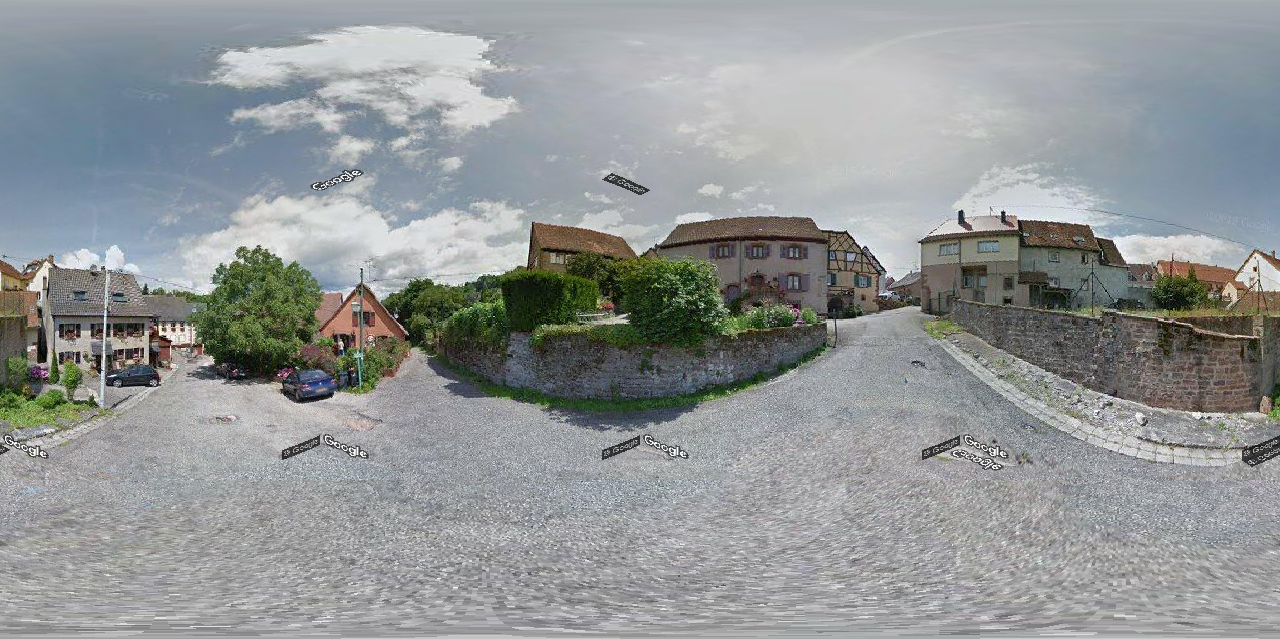
#> input picture street-view-panorama-download/full_pano_39v1DnKe-Et6Cm5wJNJCvQ.png, 1280 x 640 px, given in place of QNXSaUj_dvfjQa6_PsZrTw_0x0.jpg, which was not available
$ jupyter execute --allow-errors demo.ipynb   (shell and % lines are left out)   (text cells are left out)
#> lines starting #> are read from the running program, lines starting #| are printed output that depends on the picture
### street-view-panorama-download/streetview.py
# -*- coding: utf-8 -*-
"""
Original code is from https://github.com/robolyst/streetview


"""

import re
from datetime import datetime
import requests
import time
import shutil
import itertools
from PIL import Image
from io import BytesIO
import os
import numpy as np

from skimage import io
from scipy.interpolate import griddata

def _panoids_url(lat, lon):
    """
    Builds the URL of the script on Google's servers that returns the closest
    panoramas (ids) to a give GPS coordinate.
    """
    url = "https://maps.googleapis.com/maps/api/js/GeoPhotoService.SingleImageSearch?pb=!1m5!1sapiv3!5sUS!11m2!1m1!1b0!2m4!1m2!3d{0:}!4d{1:}!2d50!3m10!2m2!1sen!2sGB!9m1!1e2!11m4!1m3!1e2!2b1!3e2!4m10!1e1!1e2!1e3!1e4!1e8!1e6!5m1!1e2!6m1!1e2&callback=_xdc_._v2mub5"
    return url.format(lat, lon)


def _panoids_data(lat, lon, proxies=None):
    """
    Gets the response of the script on Google's servers that returns the
    closest panoramas (ids) to a give GPS coordinate.
    """
    url = _panoids_url(lat, lon)
    return requests.get(url, proxies=None)


def panoids(lat, lon, closest=False, disp=False, proxies=None):
    """
    Gets the closest panoramas (ids) to the GPS coordinates.
    If the 'closest' boolean parameter is set to true, only the closest panorama
    will be gotten (at all the available dates)
    """

    resp = _panoids_data(lat, lon)

    # Get all the panorama ids and coordinates
    # I think the latest panorama should be the first one. And the previous
    # successive ones ought to be in reverse order from bottom to top. The final
    # images don't seem to correspond to a particular year. So if there is one
    # image per year I expect them to be orded like:
    # 2015
    # XXXX
    # XXXX
    # 2012
    # 2013
    # 2014

    pans = re.findall('\[[0-9]+,"(.+?)"\].+?\[\[null,null,(-?[0-9]+.[0-9]+),(-?[0-9]+.[0-9]+)', resp.text)
    pans = [{
        "panoid": p[0],
        "lat": float(p[1]),
        "lon": float(p[2])} for p in pans]  # Convert to floats

    # Remove duplicate panoramas
    pans = [p for i, p in enumerate(pans) if p not in pans[:i]]

    if disp:
        for pan in pans:
            print(pan)

    # Get all the dates
    # The dates seem to be at the end of the file. They have a strange format but
    # are in the same order as the panoids except that the latest date is last
    # instead of first.
    dates = re.findall('([0-9]?[0-9]?[0-9])?,?\[(20[0-9][0-9]),([0-9]+)\]', resp.text)
    dates = [list(d)[1:] for d in dates]  # Convert to lists and drop the index

    if len(dates) > 0:
        # Convert all values to integers
        dates = [[int(v) for v in d] for d in dates]

        # Make sure the month value is between 1-12
        dates = [d for d in dates if d[1] <= 12 and d[1] >= 1]

        # The last date belongs to the first panorama
        year, month = dates.pop(-1)
        pans[0].update({'year': year, "month": month})

        # The dates then apply in reverse order to the bottom panoramas
        dates.reverse()
        for i, (year, month) in enumerate(dates):
            pans[-1-i].update({'year': year, "month": month})

    # # Make the first value of the dates the index
    # if len(dates) > 0 and dates[-1][0] == '':
    #     dates[-1][0] = '0'
    # dates = [[int(v) for v in d] for d in dates]  # Convert all values to integers
    #
    # # Merge the dates into the panorama dictionaries
    # for i, year, month in dates:
    #     pans[i].update({'year': year, "month": month})

    # Sort the pans array
    # [5 lines left out: function func, not called in this run]
    pans.sort(key=func)

    if closest:
        return [pans[i] for i in range(len(dates))]
    else:
        return pans


# [165 lines left out: functions api_download, download_full_pano, stich_tiles, download_flats, download_panoids, not called in this run]


import hashlib
import hmac
import base64
import urllib.parse as urlparse

# [35 lines left out: function sign_url, not called in this run]


# [4 lines that do not run on import are left out]


# [38 lines left out: function download_cube_mapping, not called in this run]


def cube_stich_tiles(panoid, directory, final_directory, tile_width=160, tile_height=160,year=2017):
    """
    Stiches all the tiles of a panorama together. The tiles are located in
    `directory'.
    """
#> called with panoid = 'QNXSaUj_dvfjQa6_PsZrTw', directory = 'test1', final_directory = 'test2', tile_width = 320, tile_height = 320, year = 2017

    panorama = Image.new('RGB', (4*tile_width, 3*tile_height))
#> panorama: PIL image 1280x960 RGB; every value is 0

    for i,j in ((0,0),(1,0),(2,0),(3,0),(1,-1),(1,1)):
        #print(i,j)

        fname = f"{directory}/{panoid}_{i}x{j}.jpg"
        #print(fname)
        tile = Image.open(fname)
#> tile is the input picture: PIL image 1280x640 RGB; mean R, G, B 146.2, 149.9, 150.6

        panorama.paste(im=tile, box=(i*tile_width, (1-j)*tile_height))
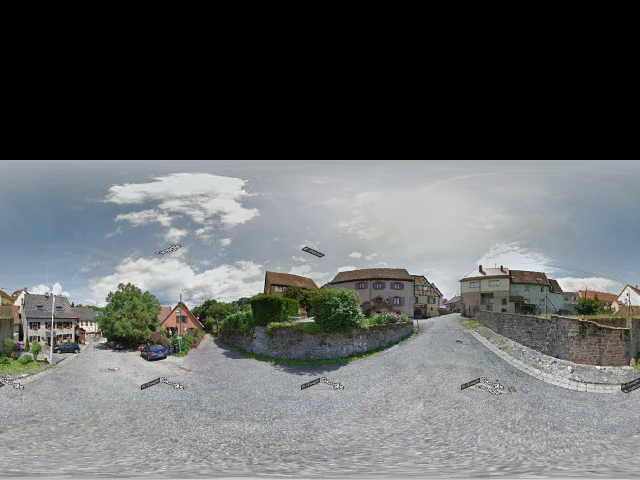
#> panorama: PIL image 1280x960 RGB (shown at 1/2 size); mean R, G, B 97.4, 100, 100.4

        del tile
#> pass 2 of the loop in cube_stich_tiles, `for i,j in ((0,0),(1,0),(2,0),(3,0),(1,-1),(1,1)):`:
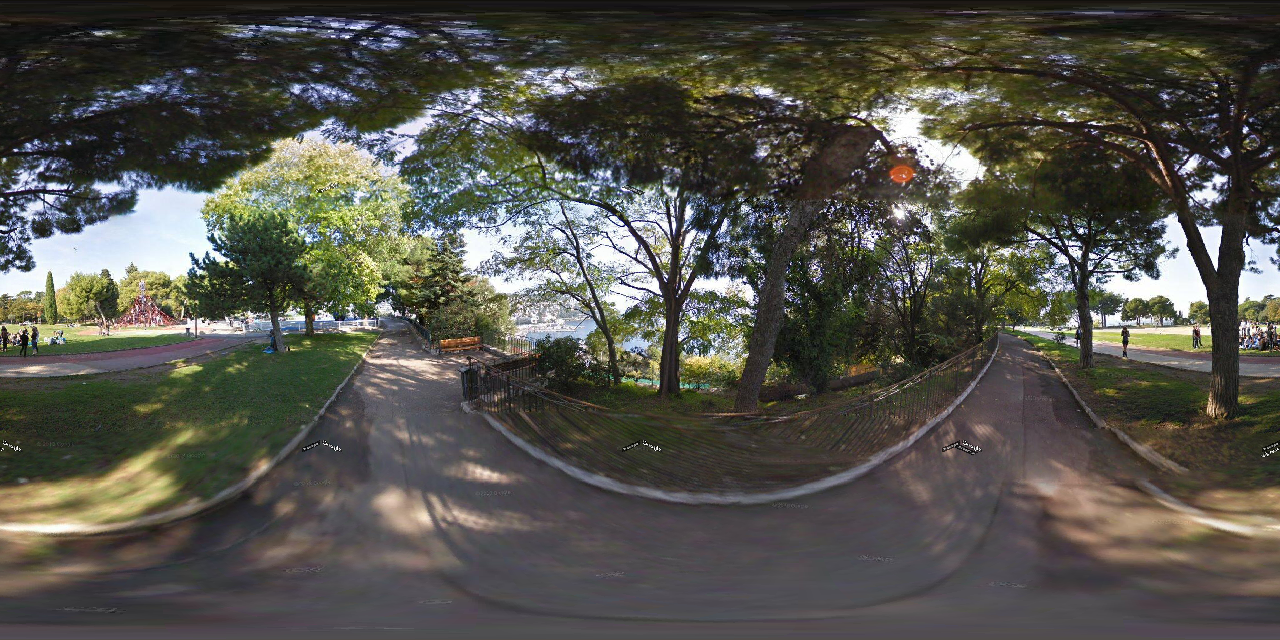
#> input picture street-view-panorama-download/full_pano_QNXSaUj_dvfjQa6_PsZrTw.png, 1280 x 640 px, given in place of QNXSaUj_dvfjQa6_PsZrTw_1x0.jpg, which was not available
#> in cube_stich_tiles, tile is the input picture: PIL image 1280x640 RGB; mean R, G, B 83.7, 82.6, 75
#> in cube_stich_tiles, `panorama.paste(im=tile, box=(i*tile_width, (1-j)*tile_height))`:
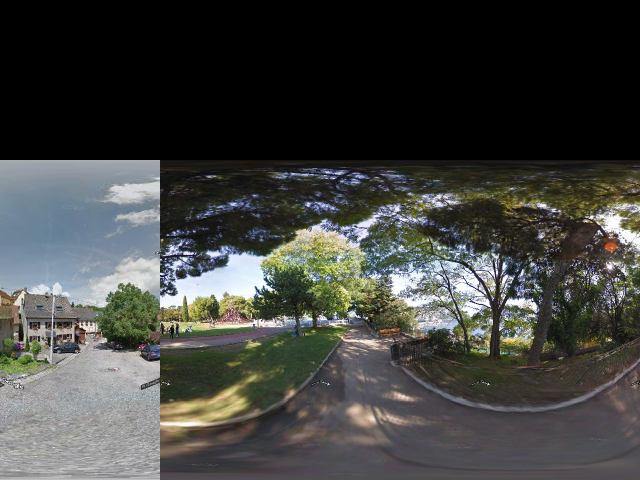
#> panorama: PIL image 1280x960 RGB (shown at 1/2 size); mean R, G, B 65.6, 66.8, 63.7

    panorama.save(f"{final_directory}/{panoid}.jpg")

    return panorama


# TODO:
#
#  -variable res
#  -better perf by sampling less at edges
#  -multiprocessing?


# [208 lines left out: functions equatorial_sampling_points, polar_sampling_points, equirectangular_projection, not called in this run]

### street-view-panorama-download/demo.ipynb
[cell 1]
import matplotlib.pyplot as plt
import streetview
from skimage import io
import numpy as np
from IPython.display import Image

#> (a cell that did not finish here is left out)

#> (a cell that did not finish here is left out)

[cell 4]
'''
api_download(panoid, heading, flat_dir, key, width=640, height=640,
                 fov=120, pitch=0, extension='jpg', year=2017, fname=None)

heading  : azimuthal direction °
flat_dir : directory name
fov      : max field of view is 120°

'''

#> (the rest of this cell did not finish here and is left out)

#> (a cell that did not finish here is left out)

#> (a cell that did not finish here is left out)

#> (a cell that did not finish here is left out)

#> (a cell that did not finish here is left out)

#> (a cell that did not finish here is left out)

[cell 10]
######
'''

TODO :

x,y parameters in api still integrated ?

else :

pano stiching by projection onto sphere


'''

#> (a cell that did not finish here is left out)

#> (a cell that did not finish here is left out)

[cell 13]
panoid = "QNXSaUj_dvfjQa6_PsZrTw"

#> (a cell that did not finish here is left out)

#> (a cell that did not finish here is left out)

[cell 16]
def equirectangular_projection(fname):

    pass

[cell 17]
import matplotlib.pyplot as plt

[cell 18]
from PIL import Image
from scipy.interpolate import griddata
import matplotlib.pyplot as plt
plt.rcParams['figure.figsize'] = [12, 6]

[cell 19]
x_res = 1280
y_res = 640

# [82 lines left out: functions equatorial_sampling_points, polar_sampling_points, not called in this run]

#now load the 6 images to project from
year = 2017
directory = "test1"

data      = np.empty((6,320,320,3),dtype= int)
projected = np.empty((4,320,320,3),dtype= int)
projected2 = np.empty((2,160,1280,3),dtype= int)

#> (the rest of this cell did not finish here and is left out)

[cell 20]
plt.imshow(data[0])
np.shape(data[0])

[cell 21]
plt.imshow(projected[0])
np.shape(projected)

[cell 22]
stiched_projected = np.concatenate((projected[0],projected[1],projected[2],projected[3]),axis = 1)

plt.imshow(stiched_projected)
np.shape(stiched_projected)

[cell 23]
plt.imshow(projected2[1])
np.shape(projected2[1])

[cell 24]
plt.imshow(projected2[0])
np.shape(projected2[0])

[cell 25]
full_pano = np.concatenate((projected2[1],stiched_projected,projected2[0]),axis = 0)

plt.imshow(full_pano)

np.shape(full_pano)

[cell 26]
im = Image.fromarray(np.array(full_pano,dtype=np.uint8()))
im.save(f"full_pano_{panoid}.png")

[cell 27]
key = "AIzaSyAVBTEaQS3U9G48DHIteX43Njuu-OiOBnk"

[cell 28]
streetview.download_panoids(47.0734667,15.4344101,key)

[cell 29]
## option 1 : download panoids near given location

panoids = streetview.panoids(lat= 47.0734667, lon=15.4344101) #47.0734667,15.4344101
panoid = panoids[0]['panoid']
print(panoid)

[cell 30]
## option 2 : directly supply panoid

panoid = "QNXSaUj_dvfjQa6_PsZrTw"

[cell 31]
#resolution of pano images:

#res = (640,320) #2 : 1
#res = (1280,640) #2 : 1
res = (2560,1280) #2 : 1

#tile width has to be x_res // 4 and y_res //2

width  = res[0] // 4
height = res[1] // 2

# higher res to sample from :
multiplier = 1
width  *= multiplier
height *= multiplier

print(f"download res : {width}x{height}", "(max : 640x640)")

[cell 32]
#download cube mapping of pano corresponding to panoid from API

streetview.download_cube_mapping(panoid, "test1", key, width=width, height=height, extension='jpg', year=2017, fname=None)

[cell 33]
#stich frames as cube

cube = streetview.cube_stich_tiles(panoid, "test1", "test2", tile_width=width, tile_height=height)

[cell 34]
plt.imshow(cube)

[cell 35]
#project frames and stich them in equirectangular projection

full_pano = streetview.equirectangular_projection(panoid,"test1","test2",
                                                  x_res=res[0], y_res=res[1],
                                                  x_tile_res = width, y_tile_res = height )
